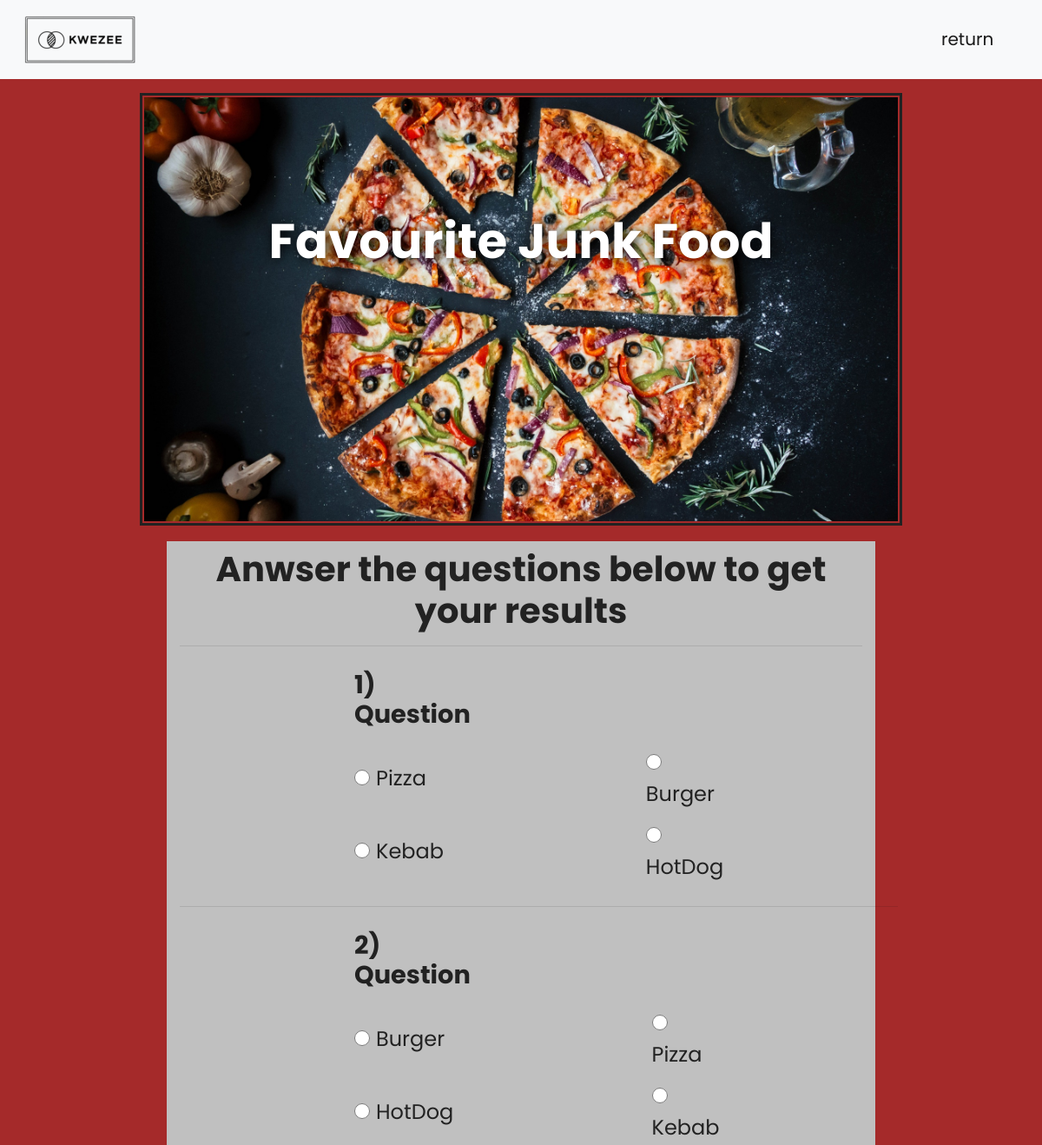
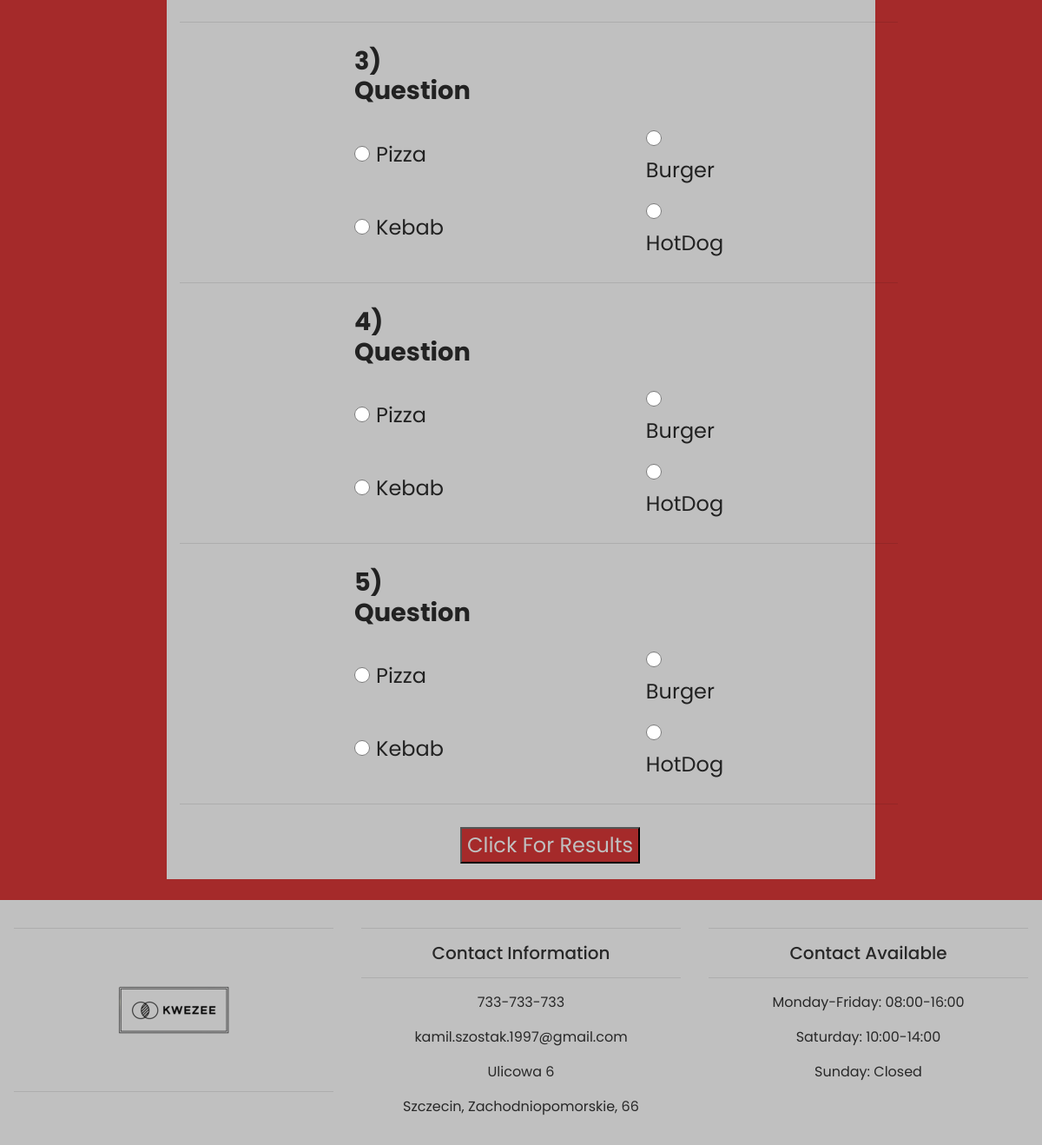
The page /fast-food on the database its author committed (2 pictures, top to bottom).
### quiz/models.py (models this page shows, shortened)
class Question(models.Model):
	Content=models.CharField(max_length=150)
	Option1=models.CharField(max_length=150)
	Option2=models.CharField(max_length=150)
	Option3=models.CharField(max_length=150)
	Option4=models.CharField(max_length=150)

class FastFood(Question):
	Ans1=models.CharField(max_length=150)
	Ans2=models.CharField(max_length=150)
	Ans3=models.CharField(max_length=150)
	Ans4=models.CharField(max_length=150)

class Question(models.Model):
	Content=models.CharField(max_length=150)
	Option1=models.CharField(max_length=150)
	Option2=models.CharField(max_length=150)
	Option3=models.CharField(max_length=150)
	Option4=models.CharField(max_length=150)

### quiz/views.py (the view)
# urls.py: path('fast-food', views.fastfood, name='fast-food'),
def fastfood(request):
    context = {
    'questions': FastFood.objects.all()
    }
    return render(request, 'quiz/fastfood.html', context)

### quiz/templates/quiz/fastfood.html (shortened to what this page needs)
{% extends "quiz/base_quiz_multiple.html" %}
{% block title %}
	<img src="media/fastfood.jpg" class="mt-1">
	<h2>Favourite Junk Food</h2>
{% endblock %}

### quiz/templates/quiz/basequiz.html (shortened to what this page needs)
{% extends "quiz/base.html" %}
{% block nav %}
	<li class="nav-item active">
		<a class="nav-link hvr-glow" href="{% url 'homepage' %}">return</a>
	</li>
{% endblock nav %}
{% block content %}
	<div class="container-fluid quiz-picture-container">
		{% block title %}{% endblock %}
	</div>
	<div class="hide-container">
		<div class="container-fluid background-container">
			<div class="container-fluid quiz-container">
				<h3 style="font-size: 250%;"> Anwser the questions below to get your results </h3>
				<hr/>
				<div style="display: inline-block; text-align: left;">
					{%for question in questions %}
						<table style="font-size:150%; border-collapse:separate; border-spacing:200px 10px;">
							<tr>
								<th><h4 style="font-size: 120%;">{{ forloop.counter }}) {{question.Content}}</h4></th>
							</tr>
							<tr>
								<td><input type="radio" id="Option1" class="rb" name="{{question.id}}" value={{question.Option1}}>{{question.Option1}}</td>
								<td><input type="radio" id="Option2" class="rb" name="{{question.id}}" value={{question.Option2}}>{{question.Option2}}</td>
							</tr>
							<tr>
								<td><input type="radio" id="Option3" class="rb" name="{{question.id}}" value={{question.Option3}}>{{question.Option3}}</td>
								<td><input type="radio" id="Option4" class="rb" name="{{question.id}}" value={{question.Option4}}>{{question.Option4}}</td>
							</tr>
						</table>
						<hr/>
					{% endfor %}
					<input class="submit_button hvr-glow" type="submit" value="Click For Results" id="but1" onclick="results();"/>
				</div>
			</div>
		</div>
	</div>
{% endblock content %}

### quiz/static/quiz/style.css (style rules this page uses)
html,body { height: 100%; width: 100%; font-family: 'Poppins'; color: #222; }
.hvr-glow { display: inline-block; vertical-align: middle; -webkit-transform: perspective(1px) translateZ(0); transform: perspective(1px) translateZ(0); box-shadow: 0 0 1px rgba(0, 0, 0, 0); -webkit-transition-duration: 0.3s; transition-duration: 0.3s; -webkit-transition-property: box-shadow; transition-property: box-shadow; }
a,a:hover { color: #222; }
.navbar-nav li { padding-right: 20px; font-size: 20px; }
.mt-1 { max-width: 75%; max-height: 75%; border-style: solid; border-width: 3px; padding: 2px 2px 2px 2px; margin-bottom: 6px; }
.quiz-picture-container { position: relative; text-align: center; padding-top: 1%; background-color: Brown; }
.quiz-picture-container h2 { color: White; font-size: 350%; font-weight: bold; text-shadow: 1px 1px 15px #000; position: absolute; top: 36%; left: 50%; transform: translate(-50%, -50%); }
.background-container { background-color: Brown; padding-top: 1%; padding-bottom: 2%; padding-left: 16%; padding-right: 16%; }
.quiz-container { text-align: center; padding-top: 1%; padding-bottom: 1%; background-color: Silver; }
.quiz-container h3 { font-size: 250%; font-weight: bold; }
.quiz-container h4 { font-weight: bold; }
.submit_button { margin-left:39%; }
.submit_button , .show_button , .hide_button { margin-top:10px; margin-bottom:10px; font-size: 150%; background-color: Brown; color: Silver; }
.rb { height: 18px; width: 18px; margin-right: 7px; }

### rows shown on the page
FastFood: Content "Question", Option1 "Pizza", Option2 "Burger", Option3 "Kebab", Option4 "HotDog"
FastFood: Content "Question", Option1 "Burger", Option2 "Pizza", Option3 "HotDog", Option4 "Kebab"
FastFood: Content "Question", Option1 "Pizza", Option2 "Burger", Option3 "Kebab", Option4 "HotDog"
FastFood: Content "Question", Option1 "Pizza", Option2 "Burger", Option3 "Kebab", Option4 "HotDog"
FastFood: Content "Question", Option1 "Pizza", Option2 "Burger", Option3 "Kebab", Option4 "HotDog"
